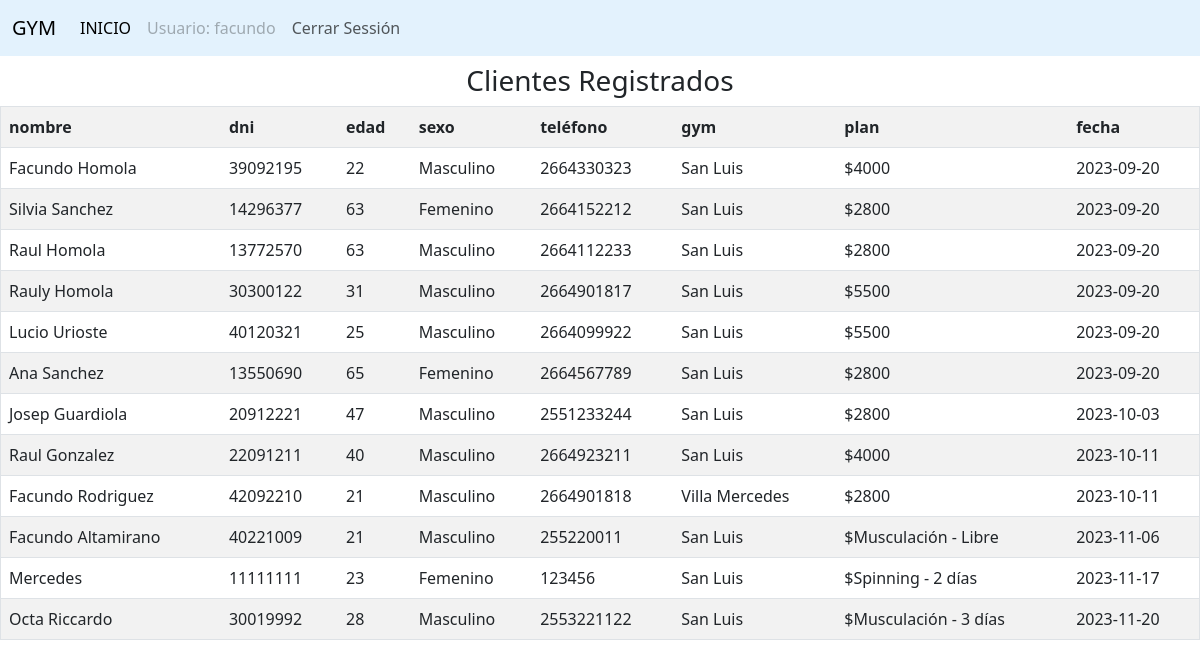
/gimnasio/bd/usuarios.php (signed in), run on the app's committed database.
### tables this page shows
CREATE TABLE `clientes` (
  `id` int(11) NOT NULL,
  `nombre` varchar(30) NOT NULL,
  `dni` int(11) NOT NULL,
  `edad` int(11) NOT NULL,
  `sexo` varchar(10) NOT NULL,
  `telefono` varchar(20) NOT NULL,
  `gym` varchar(20) NOT NULL,
  `plan` varchar(250) NOT NULL,
  `fecha` date NOT NULL
);

### gimnasio/bd/usuarios.php (the view, shortened to what this page needs)
<!DOCTYPE html>
<html lang="en">
<head>
    <link href="./../css/bootstrap.min.css" type="text/css" rel="stylesheet">
</head>
<body>
<?php
require('./../includes/header.php');
?>
<h3 class="mt-2 mb-2 text-center">Clientes Registrados</h3>
<table border="1" class="table table-striped">
<tr>
    <td><b>nombre</b></td>
    <td><b>dni</b></td>
    <td><b>edad</b></td>
    <td><b>sexo</b></td>
    <td><b>teléfono</b></td>
    <td><b>gym</b></td>
    <td><b>plan</b></td>
    <td><b>fecha</b></td>
</tr>
<?php
$sql="SELECT * from clientes";
$result=mysqli_query($conexion,$sql);
while($mostrar=mysqli_fetch_array($result)){
?>
<tr>
    <td><?php echo $mostrar['nombre'] ?></td>
    <td><?php echo $mostrar['dni'] ?></td>
    <td><?php echo $mostrar['edad'] ?></td>
    <td><?php echo $mostrar['sexo'] ?></td>
    <td><?php echo $mostrar['telefono'] ?></td>
    <td><?php echo $mostrar['gym'] ?></td>
    <td>$<?php echo $mostrar['plan'] ?></td>
    <td><?php echo $mostrar['fecha'] ?></td>
</tr>
<?php
}
?>
</table>
</body>
</html>

### data on the page
clientes: nombre "Facundo Homola", dni "39092195", edad "22", sexo "Masculino", telefono "2664330323", gym "San Luis", plan "4000", fecha "2023-09-20"
clientes: nombre "Silvia Sanchez", dni "14296377", edad "63", sexo "Femenino", telefono "2664152212", gym "San Luis", plan "2800", fecha "2023-09-20"
clientes: nombre "Raul Homola", dni "13772570", edad "63", sexo "Masculino", telefono "2664112233", gym "San Luis", plan "2800", fecha "2023-09-20"
clientes: nombre "Rauly Homola", dni "30300122", edad "31", sexo "Masculino", telefono "2664901817", gym "San Luis", plan "5500", fecha "2023-09-20"
clientes: nombre "Lucio Urioste", dni "40120321", edad "25", sexo "Masculino", telefono "2664099922", gym "San Luis", plan "5500", fecha "2023-09-20"
clientes: nombre "Ana Sanchez", dni "13550690", edad "65", sexo "Femenino", telefono "2664567789", gym "San Luis", plan "2800", fecha "2023-09-20"
clientes: nombre "Josep Guardiola", dni "20912221", edad "47", sexo "Masculino", telefono "2551233244", gym "San Luis", plan "2800", fecha "2023-10-03"
clientes: nombre "Raul Gonzalez", dni "22091211", edad "40", sexo "Masculino", telefono "2664923211", gym "San Luis", plan "4000", fecha "2023-10-11"
clientes: nombre "Facundo Rodriguez", dni "42092210", edad "21", sexo "Masculino", telefono "2664901818", gym "Villa Mercedes", plan "2800", fecha "2023-10-11"
clientes: nombre "Facundo Altamirano", dni "40221009", edad "21", sexo "Masculino", telefono "255220011", gym "San Luis", plan "Musculación - Libre", fecha "2023-11-06"
clientes: nombre "Mercedes", dni "11111111", edad "23", sexo "Femenino", telefono "123456", gym "San Luis", plan "Spinning - 2 días", fecha "2023-11-17"
clientes: nombre "Octa Riccardo", dni "30019992", edad "28", sexo "Masculino", telefono "2553221122", gym "San Luis", plan "Musculación - 3 días", fecha "2023-11-20"

### other printed values
$user "facundo"
